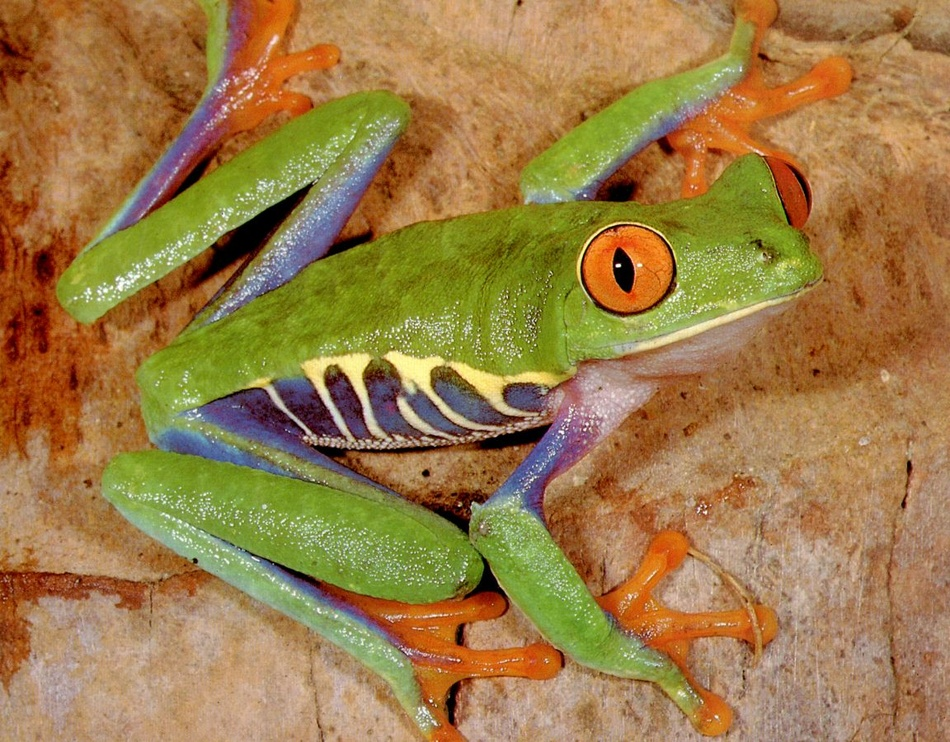
//> input picture OpenCV-CUDA/grenouille.jpg, 950 x 742 px, shrunk from 1152 x 900 before the run
$ ./opencv-basic ../OpenCV-CUDA/grenouille.jpg   (built with g++ and OpenCV 4)
//> lines starting //> are read from the running program, lines starting //| are printed output that depends on the picture
#include <iostream>
#include <opencv2/opencv.hpp>
#include <chrono>  // for high_resolution_clock

using namespace std;

int main( int argc, char** argv )
{

  cv::Mat_<uchar> source = cv::imread ( argv[1], cv::IMREAD_GRAYSCALE);
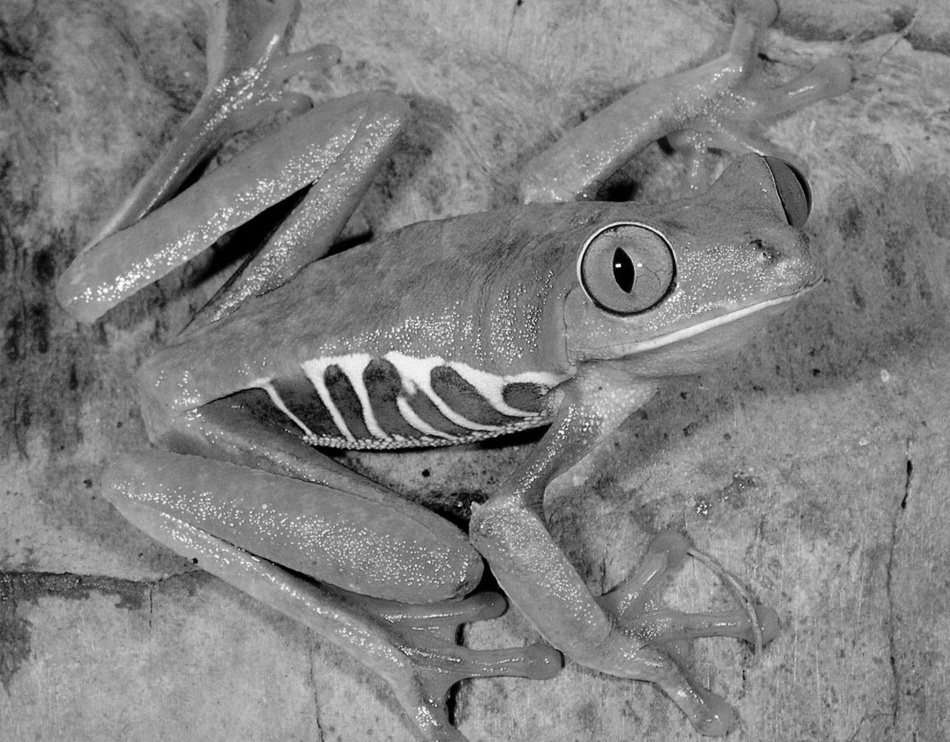
//> source: 742 rows x 950 cols, CV_8UC1; min 0, max 255, mean 128.1
  cv::Mat_<uchar> destination ( source.rows, source.cols );

  cv::imshow("Source Image", source );

  auto begin = chrono::high_resolution_clock::now();
  const int iter = 1000;

  for (int it=0;it<iter;it++)
    {
      for (int i=0;i<source.rows;i++)
      	for (int j=0;j<source.cols;j++)
	        destination(i,j) = 255-source(i,j);
    }
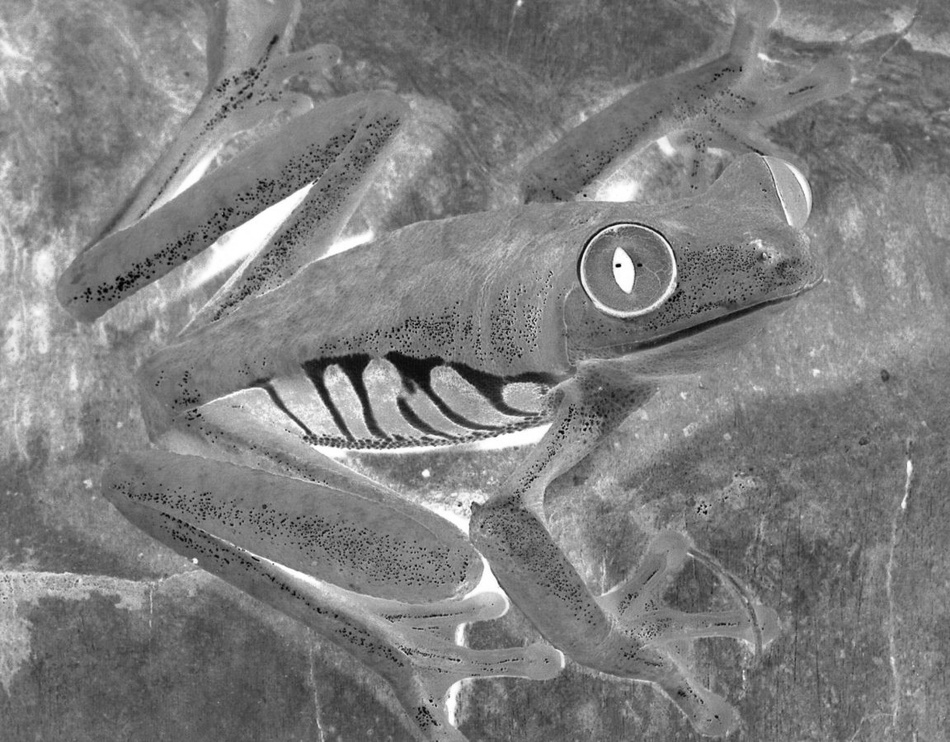
//> destination: 742 rows x 950 cols, CV_8UC1; min 0, max 255, mean 126.9

  auto end = std::chrono::high_resolution_clock::now();
  std::chrono::duration<double> diff = end-begin;

  cv::imshow("Processed Image", destination );

  cout << "Total time: " << diff.count() << " s" << endl;
  cout << "Time for 1 iteration: " << diff.count()/iter << " s" << endl;
  cout << "IPS: " << iter/diff.count() << endl;

  cv::waitKey();
  return 0;
}
